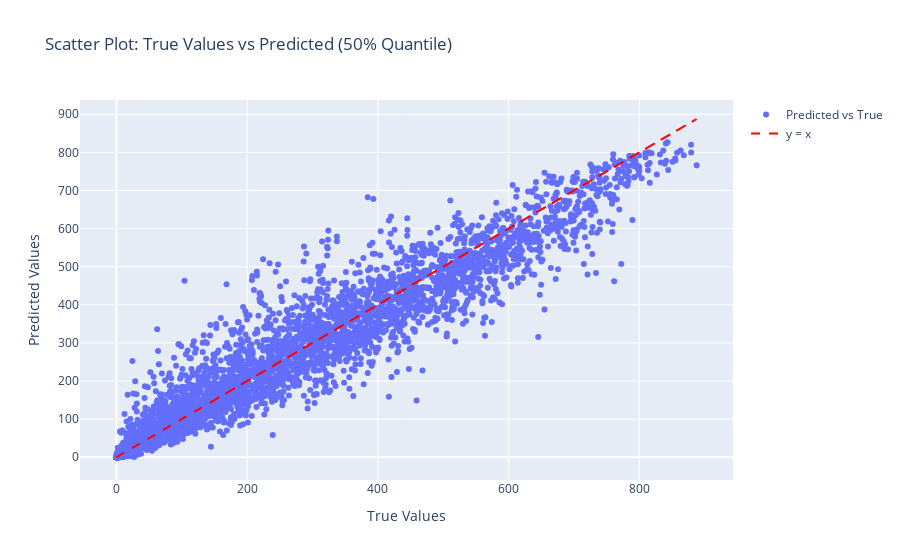

Here is the notebook cell this chart was saved with:
### Code cell
mae = np.mean(np.abs(y_true - y_pred))
print(f"Mean Absolute Error (MAE): {mae:.4f}")

# Create scatter plot (y_true vs y_pred)
fig = go.Figure()

# Add scatter plot for true vs predicted values
fig.add_trace(go.Scatter(x=y_true, 
                         y=y_pred, 
                         mode='markers', 
                         name='Predicted vs True'))

# Add a line y = x for reference (perfect prediction line)
fig.add_trace(go.Scatter(x=y_true, 
                         y=y_true, 
                         mode='lines', 
                         name='y = x', 
                         line=dict(color='red', dash='dash')))

# Update layout
fig.update_layout(title='Scatter Plot: True Values vs Predicted (50% Quantile)',
                  xaxis_title='True Values',
                  yaxis_title='Predicted Values',
                  template='plotly')

# Show the plot
fig.show()

### Figure 1 — Plotly figure (JSON) as saved in the notebook; plotly's stock layout.template omitted (floating-point values rounded to 4 significant figures; data arrays with more than 128 entries replaced by an {"elided": "..."} marker saying what was removed)
{"data": [{"mode": "markers", "name": "Predicted vs True", "type": "scatter", "x": {"elided": "8634 float values"}, "y": {"elided": "8634 float values"}}, {"line": {"color": "red", "dash": "dash"}, "mode": "lines", "name": "y = x", "type": "scatter", "x": {"elided": "8634 float values"}, "y": {"elided": "8634 float values"}}], "layout": {"title": {"text": "Scatter Plot: True Values vs Predicted (50% Quantile)"}, "xaxis": {"title": {"text": "True Values"}}, "yaxis": {"title": {"text": "Predicted Values"}}}}
